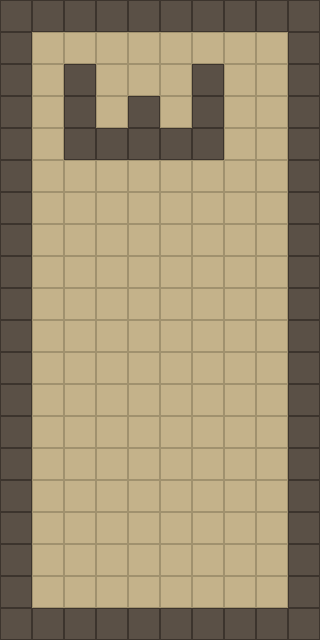

Tiled map render using the project's own tile images. Description and the whole map definition, tile-layer contents included, below:
An orthogonal 10x20 tile map with 32x32 px tiles, 1 tile layer (ground) and 2 objects (2x Door).

<map version="1.10" tiledversion="1.11.0" orientation="orthogonal" renderorder="right-down" width="10" height="20" tilewidth="32" tileheight="32" infinite="0" nextlayerid="3" nextobjectid="3">
 <tileset firstgid="1" name="tileset_placeholder" tilewidth="32" tileheight="32" tilecount="2" columns="2">
  <image source="../tileset_placeholder.png" width="64" height="32" />
 </tileset>
 <layer id="1" name="ground" width="10" height="20">
  <data encoding="csv">
2,2,2,2,2,2,2,2,2,2,
2,1,1,1,1,1,1,1,1,2,
2,1,2,1,1,1,2,1,1,2,
2,1,2,1,2,1,2,1,1,2,
2,1,2,2,2,2,2,1,1,2,
2,1,1,1,1,1,1,1,1,2,
2,1,1,1,1,1,1,1,1,2,
2,1,1,1,1,1,1,1,1,2,
2,1,1,1,1,1,1,1,1,2,
2,1,1,1,1,1,1,1,1,2,
2,1,1,1,1,1,1,1,1,2,
2,1,1,1,1,1,1,1,1,2,
2,1,1,1,1,1,1,1,1,2,
2,1,1,1,1,1,1,1,1,2,
2,1,1,1,1,1,1,1,1,2,
2,1,1,1,1,1,1,1,1,2,
2,1,1,1,1,1,1,1,1,2,
2,1,1,1,1,1,1,1,1,2,
2,1,1,1,1,1,1,1,1,2,
2,2,2,2,2,2,2,2,2,2
</data>
 </layer>
 <objectgroup id="2" name="Objects">
  <object id="1" name="south_west" type="Door" x="165" y="626">
   <properties>
    <property name="targetDoorName" value="north_west" />
    <property name="targetRoom" value="maps/room_template.tmx" />
   </properties>
   <point />
  </object>
  <object id="2" name="north_west" type="Door" x="170" y="10">
   <properties>
    <property name="targetDoorName" value="south_west" />
    <property name="targetRoom" value="maps/testfinal.tmx" />
   </properties>
   <point />
  </object>
 </objectgroup>
</map>
